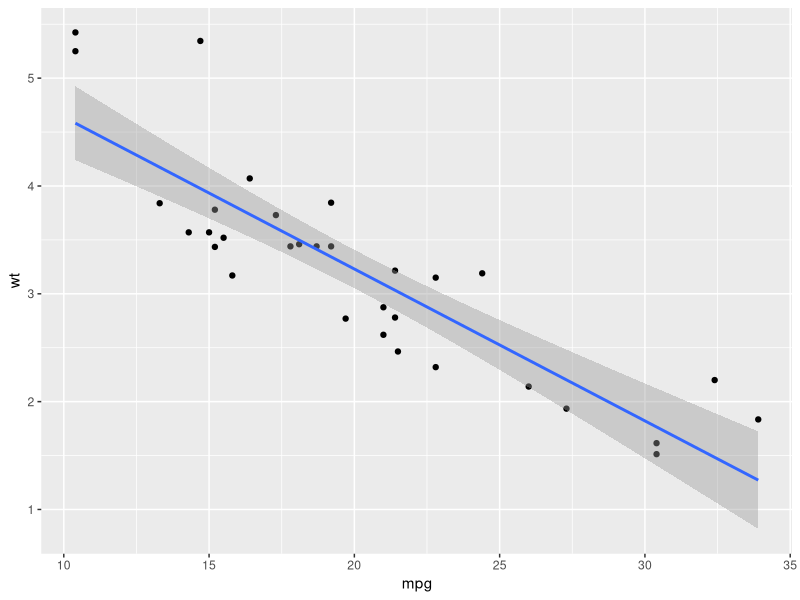

The R script that drew this image:
# EXPECTED_FORM: plot
# SETUP: library(ggplot2)
# NL: using mtcars, make a scatter plot of mpg vs wt and add a smoothed regression line
library(ggplot2)
ggplot(mtcars, aes(x = mpg, y = wt)) + geom_point() + geom_smooth(method = "lm")
